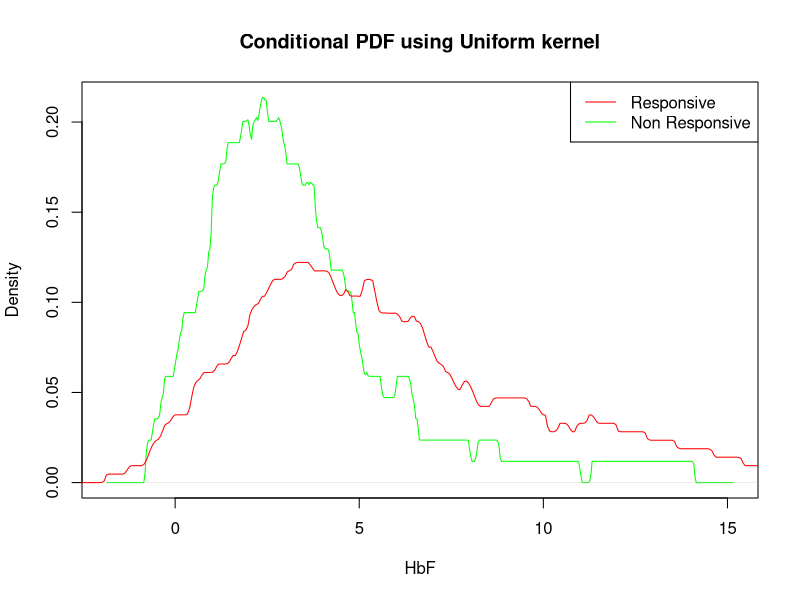

Recreate this plot in R.
install.packages("plyr")
library("plyr")

dfhu <- read.delim("hu.dat")
dfhemo <- read.csv("hemo.csv")

dfhu$HbF <- dfhu$X.HbF

#Joining both the data frames based on HbF 
dfdemo <- join(dfhu, dfhemo, by= dfhu$Hbf, type="right")
dfjoin <- dfdemo[,c("X.HbF", "FHbF")]
dfjoin <- unique(dfjoin)

#Determining the class of the data points on the basis of 15% criteria
y <- dfjoin$FHbF
for (i in seq(1:nrow(dfjoin))) {
  if(y[[i]] >= 15)
    dfjoin$class[[i]] <- 'Y'
  else dfjoin$class[[i]] <- 'N'
}


xRes <- dfjoin[dfjoin$class =='Y',][,1]
xNonRes <- dfjoin[dfjoin$class =='N',][,1]

#estimate the conditional probabilities fhbf|H(x|HR) and fhbf|H(x|HNR) using a uniform kernel. 
#Plotting the conditional PDFs
plot(density(xNonRes, kernel="rectangular"), col="green", xlab="HbF",main="Conditional PDF using Uniform kernel")
lines(density(xRes, kernel="rectangular"), col="red")
legend('topright', legend=c("Responsive", "Non Responsive"), col=c("red", "green"), lty=1)
